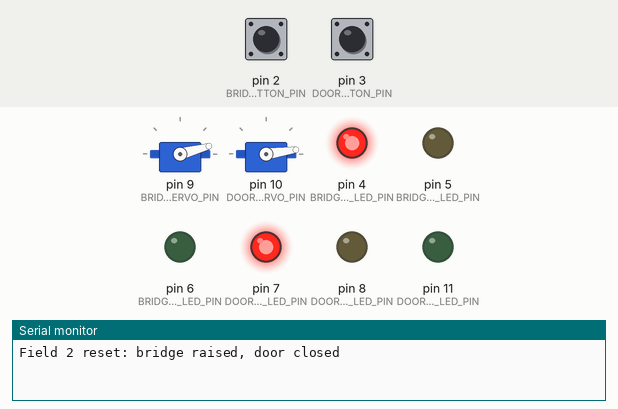
Bench run of a sketch on a simulated Arduino Uno, built with avr-gcc and run on an emulated ATmega328P. On the bench: 2 × servo, output pins drawn as LEDs (lit = HIGH), the last lines printed to the serial monitor. Inputs (shaded band) come from the test bench; at power-on: pin 2 (BRIDGE_BUTTON_PIN) HIGH, pin 3 (DOOR_BUTTON_PIN) HIGH.

Above: at 1.2 s.
1.3 s: pin 2 (BRIDGE_BUTTON_PIN) pulled LOW for 0.15 s
At 2.4 s:
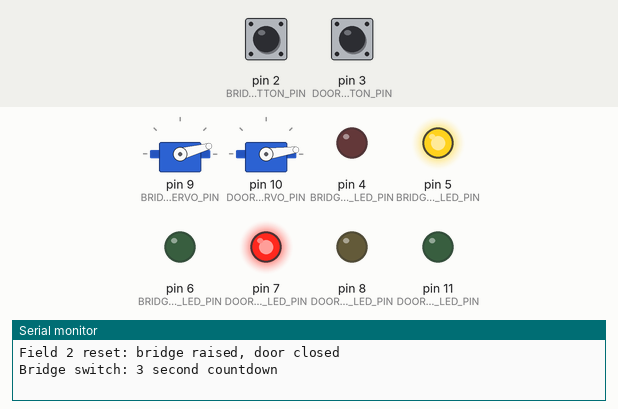
At 4.38 s:
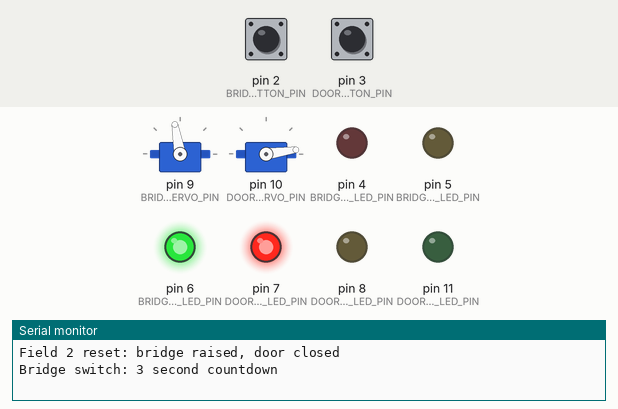
4.4 s: pin 3 (DOOR_BUTTON_PIN) pulled LOW for 0.15 s
At 4.8 s:
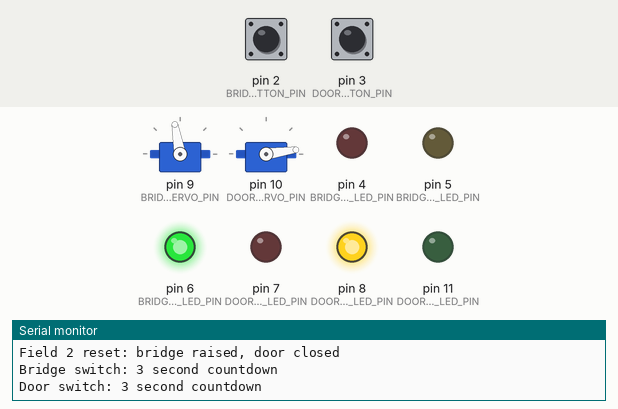
Timing chart, 0 to 8.9 s (numbered marks = the images above; inputs shaded):
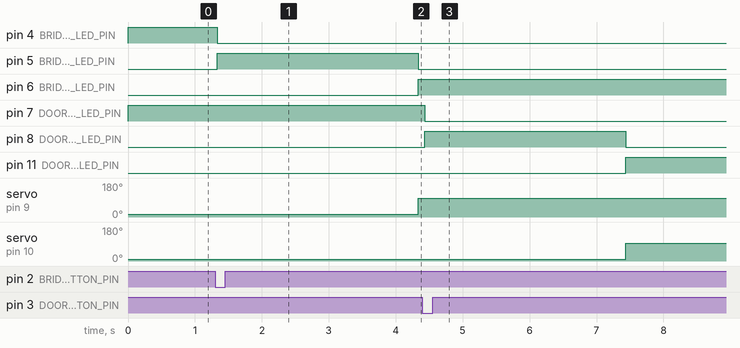

The sketch:

field_2_bridge.ino
```cpp
#include <DINCField.h>

using namespace dinc_field;

const uint8_t BRIDGE_BUTTON_PIN = 2;
const uint8_t DOOR_BUTTON_PIN = 3;
const uint8_t BRIDGE_RED_LED_PIN = 4;
const uint8_t BRIDGE_YELLOW_LED_PIN = 5;
const uint8_t BRIDGE_GREEN_LED_PIN = 6;
const uint8_t DOOR_RED_LED_PIN = 7;
const uint8_t DOOR_YELLOW_LED_PIN = 8;
const uint8_t BRIDGE_SERVO_PIN = 9;
const uint8_t DOOR_SERVO_PIN = 10;
const uint8_t DOOR_GREEN_LED_PIN = 11;

const uint32_t ACTION_DELAY_MS = 3000;
const uint8_t BRIDGE_RAISED_ANGLE = 15;
const uint8_t BRIDGE_LOWERED_ANGLE = 100;
const uint8_t DOOR_CLOSED_ANGLE = 8;
const uint8_t DOOR_OPEN_ANGLE = 95;

DebouncedButton bridgeButton(BRIDGE_BUTTON_PIN);
DebouncedButton doorButton(DOOR_BUTTON_PIN);
TimedGate bridge(BRIDGE_SERVO_PIN, BRIDGE_RED_LED_PIN,
                 BRIDGE_YELLOW_LED_PIN, BRIDGE_GREEN_LED_PIN,
                 BRIDGE_RAISED_ANGLE, BRIDGE_LOWERED_ANGLE,
                 ACTION_DELAY_MS);
TimedGate door(DOOR_SERVO_PIN, DOOR_RED_LED_PIN, DOOR_YELLOW_LED_PIN,
               DOOR_GREEN_LED_PIN, DOOR_CLOSED_ANGLE, DOOR_OPEN_ANGLE,
               ACTION_DELAY_MS);

void resetField() {
  bridge.reset();
  door.reset();
  Serial.println(F("Field 2 reset: bridge raised, door closed"));
}

void setup() {
  Serial.begin(115200);
  bridgeButton.begin();
  doorButton.begin();
  bridge.begin();
  door.begin();
  resetField();
}

void loop() {
  bridgeButton.update();
  doorButton.update();
  if (bridgeButton.takePressed()) {
    bridge.trigger();
    Serial.println(F("Bridge switch: 3 second countdown"));
  }
  if (doorButton.takePressed()) {
    door.trigger();
    Serial.println(F("Door switch: 3 second countdown"));
  }

  bridge.update();
  door.update();
}
```

Measured:
- after the input at 1.3 s, pin 4 (BRIDGE_RED_LED_PIN): HIGH → LOW at once; pin 5 (BRIDGE_YELLOW_LED_PIN): LOW → HIGH at once, → LOW 3.0 s later; pin 6 (BRIDGE_GREEN_LED_PIN): LOW → HIGH after 3.0 s; servo on pin 9 (BRIDGE_SERVO_PIN): 15° → 100° after 3.0 s
- after the input at 4.4 s, pin 7 (DOOR_RED_LED_PIN): HIGH → LOW at once; pin 8 (DOOR_YELLOW_LED_PIN): LOW → HIGH at once, → LOW 3.0 s later; pin 11 (DOOR_GREEN_LED_PIN): LOW → HIGH after 3.0 s; servo on pin 10 (DOOR_SERVO_PIN): 8° → 95° after 3.0 s
